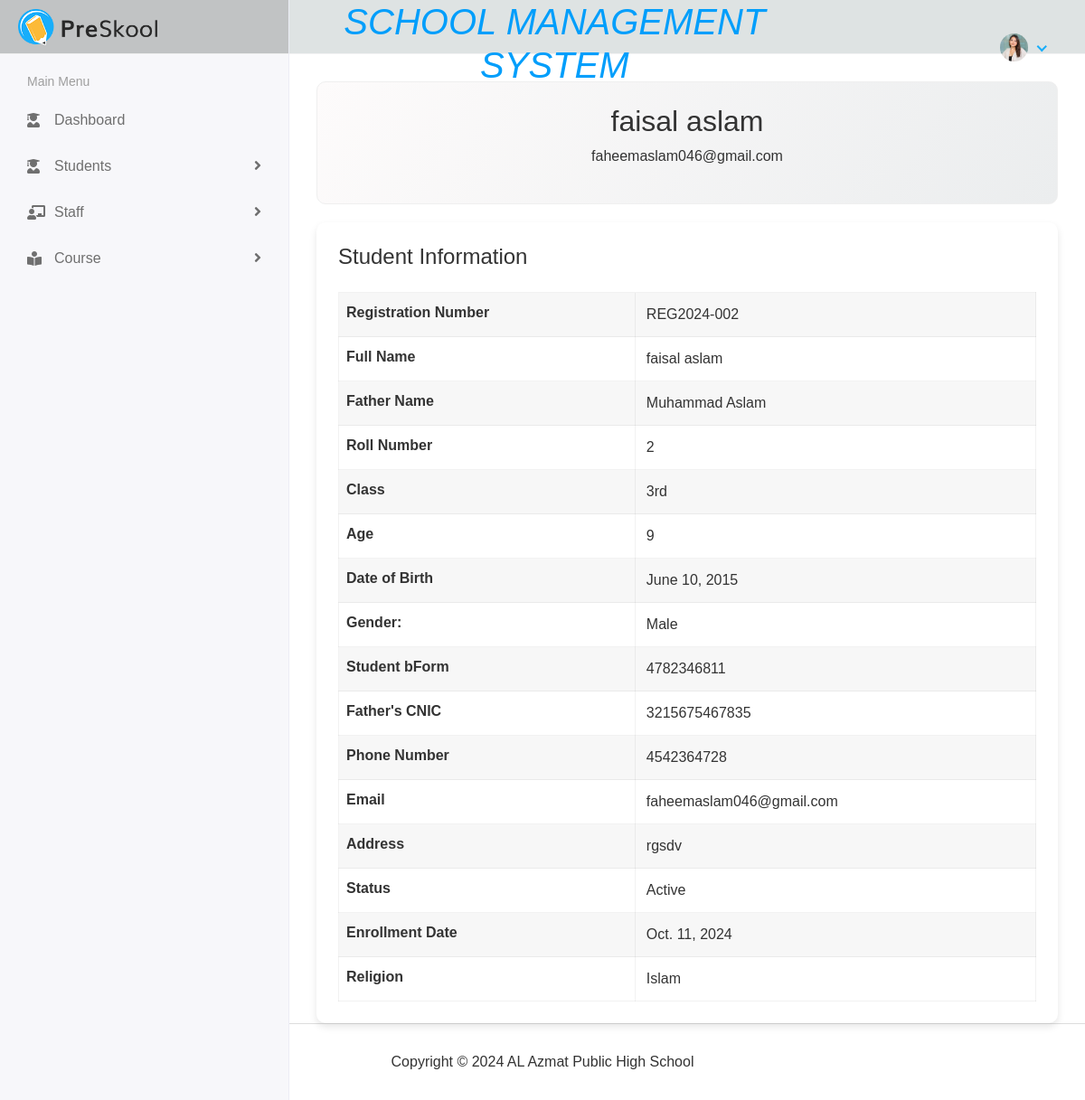
The page /student/2/ (signed in) on the database its author committed.
### SchoolApp/models.py (models this page shows, shortened)
class Student(models.Model):
    GENDER_CHOICES = [
        ('Male', 'Male'),
        ('Female', 'Female'),
        ('Other', 'Other'),
    ]
    STATUS_CHOICES = [
        ('Active', 'Active'),
        ('Inactive', 'Inactive'),
    ]
    first_name = models.CharField(max_length=50)
    last_name = models.CharField(max_length=50)
    father_name = models.CharField(max_length=50)
    date_of_birth = models.DateField()
    b_form_cnic = models.CharField(max_length=13, unique=True)
    rollnumber = models.PositiveIntegerField(unique=True, blank=True)  # Auto-generated roll number
    gender = models.CharField(max_length=10, choices=GENDER_CHOICES)
    address = models.TextField(max_length=100)
    father_cnic = models.CharField(max_length=13)
    phone_number = models.CharField(max_length=20)
    email = models.EmailField(validators=[EmailValidator()], blank=True)
    status = models.CharField(max_length=20, choices=STATUS_CHOICES, default='Active')
    age = models.PositiveIntegerField(validators=[MaxValueValidator(100)], editable=False)
    enrollment_date = models.DateField(default=timezone.now)
    profile_pic = models.ImageField(upload_to='media/profile_pic', blank=True)
    religion = models.CharField(max_length=10, blank=True)
    registration_number = models.CharField(max_length=20, unique=True, blank=True)  # Auto-generated registration number
    classs = models.CharField(max_length=20)

### SchoolApp/views.py (the view)
# urls.py: path('student/<int:pk>/', student_detail, name='student_detail'),
@login_required(login_url='/')
def student_detail(request, pk):
    student = get_object_or_404(Student, pk=pk)
    print(student.id)
    return render(request, 'student/student_detail.html', {'student': student})

### SchoolApp/templates/student/student_detail.html (shortened to what this page needs)
{% extends 'base.html' %}
{% load static %}
{% block body %}
<div class="content container-fluid">
    <div class="profile-header">
        <h2>{{ student.first_name }} {{ student.last_name }}</h2>
        <p>{{ student.email }}</p>
    </div>
    <div class="profile-details p-4">
        <h4 class="mb-4">Student Information</h4>
        <div class="table-responsive">
            <table class="table table-striped  table-bordered">
                <tbody>
                    <tr>
                        <th>Registration Number</th>
                        <td>{{ student.registration_number }}</td>
                    </tr>
                    <tr>
                        <th>Full Name </th>
                        <td>{{ student.first_name }} {{ student.last_name }}</td>
                    </tr>
                    <tr>
                        <th>Father Name </th>
                        <td>{{ student.father_name }}</td>
                    </tr>
                    <tr>
                        <th>Roll Number</th>
                        <td>{{ student.rollnumber }}</td>
                    </tr>
                    <tr>
                        <th>Class</th>
                        <td>{{ student.classs }}</td>
                    </tr>
                    <tr>
                        <th>Age</th>
                        <td>{{ student.age }}</td>
                    </tr>
                    <tr>
                        <th>Date of Birth</th>
                        <td>{{ student.date_of_birth }}</td>
                    </tr>
                    <tr>
                        <th>Gender:</th>
                        <td>{{ student.get_gender_display }}</td>
                    </tr>
                    <tr>
                        <th>Student bForm</th>
                        <td>{{ student.b_form_cnic }}</td>
                    </tr>
                    <tr>
                        <th>Father's CNIC</th>
                        <td>{{ student.father_cnic }}</td>
                    </tr>
                    <tr>
                        <th>Phone Number</th>
                        <td>{{ student.phone_number }}</td>
                    </tr>
                    <tr>
                        <th>Email</th>
                        <td>{{ student.email }}</td>
                    </tr>
                    <tr>
                        <th>Address</th>
                        <td>{{ student.address }}</td>
                    </tr>
                    <tr>
                        <th>Status</th>
                        <td>{{ student.status }}</td>
                    </tr>
                    <tr>
                        <th>Enrollment Date</th>
                        <td>{{ student.enrollment_date }}</td>
                    </tr>
                    <tr>
                        <th>Religion</th>
                        <td>{{ student.religion }}</td>
                    </tr>
                </tbody>
            </table>
        </div>
    </div>
</div>
{% endblock %}

### SchoolApp/static/assets/css/style.css (style rules this page uses)
html { height: 100%; }
body { background-color: #fff; color: #333; font-family: 'Poppins', sans-serif; font-size: 1rem; height: 100%; line-height: 1.5; overflow-x: hidden; }
h1, h2, h3, h4, h5, h6 { font-family: 'Poppins', sans-serif; margin-top: 0; }
body { font-family: 'Poppins', sans-serif; }
.table { color: #333; max-width: 100%; margin-bottom: 0; width: 100%; }
.table-striped > tbody > tr:nth-of-type(2n+1) { background-color: #f8f9fa; }
.table.no-border > tbody > tr > td, .table > tbody > tr > th, .table.no-border > tfoot > tr > td, .table.no-border > tfoot > tr > th, .table.no-border > thead > tr > td, .table.no-border > thead > tr > th { border-top: 0; padding: 10px 8px; }
.table tbody tr { border-bottom: 1px solid rgba(0, 0, 0, 0.05); }
.table-striped tbody tr { border-color: transparent; }
.table-striped tbody tr:nth-of-type(even) { background-color: rgba(255, 255, 255, 0.3); }
.table-striped tbody tr:nth-of-type(odd) { background-color: rgba(235, 235, 235, 0.4); }
.table-bordered { border: 1px solid rgba(0, 0, 0, 0.05) !important; }
.table-bordered th, .table-bordered td { border-color: rgba(0, 0, 0, 0.05); }
.page-wrapper > .content { padding: 1.875rem 1.875rem 0; }
.profile-header { text-align: center; padding: 20px; background-color: #f8f9fa; border-radius: 10px; margin-bottom: 20px; }
.profile-details { padding: 20px; background-color: #ffffff; box-shadow: 0 4px 8px rgba(0, 0, 0, 0.1); border-radius: 10px; }
.profile-header { background: linear-gradient(120deg, #fdfbfb 0%, #ebedee 100%); border: 1px solid #efefef; padding: 1.5rem; }

### rows shown on the page
Student: first_name "faisal", last_name "aslam", email "faheemaslam046@gmail.com", registration_number "REG2024-002", father_name "Muhammad Aslam", rollnumber "2", classs "3rd", age "9", date_of_birth "June 10, 2015", gender "Male", b_form_cnic "4782346811", father_cnic "3215675467835", phone_number "4542364728", address "rgsdv", status "Active", enrollment_date "Oct. 11, 2024", religion "Islam"
